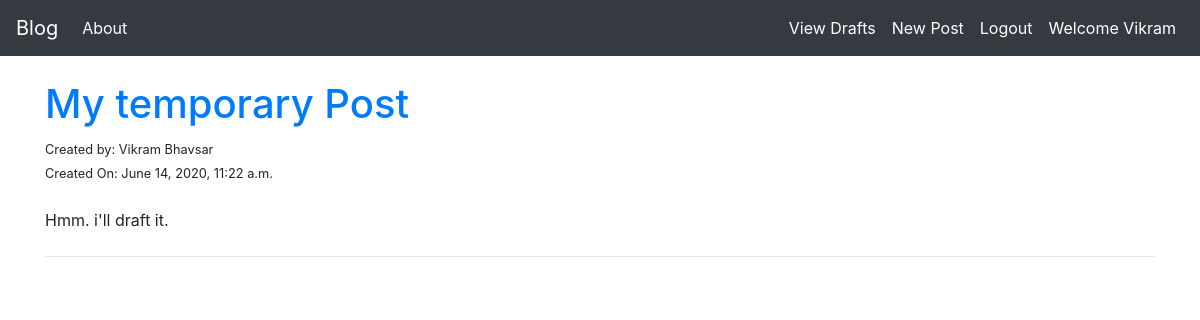
Page /drafts/ (signed in) on the committed database.
### blog/models.py (models this page shows, shortened)
class Post(models.Model):
    author = models.ForeignKey(settings.AUTH_USER_MODEL,on_delete=models.CASCADE,related_name="posts")
    title = models.CharField(max_length=200)
    text = models.TextField()
    create_date = models.DateTimeField(default=timezone.now())
    publish_date = models.DateTimeField(blank=True,null=True)

### blog/views.py (the view)
# urls.py: path("drafts/",views.DraftPostList.as_view(),name="draft_list"),
class DraftPostList(LoginRequiredMixin,ListView):
    login_url = "/login/"
    model = Post
    template_name = "blog/draft_list.html"
    def get_queryset(self):
        return Post.objects.filter(publish_date__isnull=True).order_by("-create_date")

### blog/templates/blog/draft_list.html
{% extends "blog/base.html" %}
{% block body_block %}
    <br>
    {% for item in object_list %}
        {% if user.username == item.author.username %}
            <h1> <a href="{% url "post_detail" pk=item.pk %}">{{item.title}}</a> </h1>
            <small>Created by: {{ item.author.first_name }} {{ item.author.last_name }}</small><br>
            <small>Created On: {{item.create_date}}</small>
            <br> <br>
            <p>{{item.text | truncatewords:4 }}</p>
            <hr class="my-4">
        {% endif %}
    {% endfor %}
{% endblock %}

### blog/templates/blog/base.html (shortened to what this page needs)
<!DOCTYPE html>
<html lang="en">
<head>
    <link rel="stylesheet" href="https://stackpath.bootstrapcdn.com/bootstrap/4.5.0/css/bootstrap.min.css">
    <link href="https://maxcdn.bootstrapcdn.com/font-awesome/4.7.0/css/font-awesome.min.css" rel="stylesheet">
</head>
<body>
    <nav class="navbar navbar-expand-md navbar-dark bg-dark">
        <a href="{% url "post_list" %}" class="navbar-brand">Blog</a>
        <div class="collapse navbar-collapse" id="navbarSupportedContent">
            <ul class="navbar-nav mr-auto">
                <li class="nav-item active">
                    <a href="{% url "about_page" %}" class="nav-link">About</a>
                </li>
            </ul>
        </div>
        <div class="collapse navbar-collapse" id="navbarSupportedContent">
            <ul class="navbar-nav ml-auto">
                {% if user.is_authenticated %}
                    <li class="nav-item active">
                        <a href="{% url "draft_list" %}" class="nav-link">View Drafts</a>
                    </li>
                    <li class="nav-item active">
                        <a href="{% url "create_post" %}" class="nav-link">New Post</a>
                    </li>
                    <li class="nav-item active">
                        <a href="{% url "logout_user" %}" class="nav-link">Logout</a>
                    </li>
                    <li class="nav-item active">
                        <span class="nav-link">Welcome {{user.first_name}}</span>
                    </li>
                {% endif %}
            </ul>
        </div>
    </nav>
    <div class="container">
        {% block body_block %}
        {% endblock %}
    </div>
</body>
</html>

### rows in the picture
Post: title "My temporary Post", author.first_name "Vikram", author.last_name "Bhavsar", create_date "June 14, 2020, 11:22 a.m.", text "Hmm. i'll draft it."

### other values in the picture
{{ user.first_name }} "Vikram"
